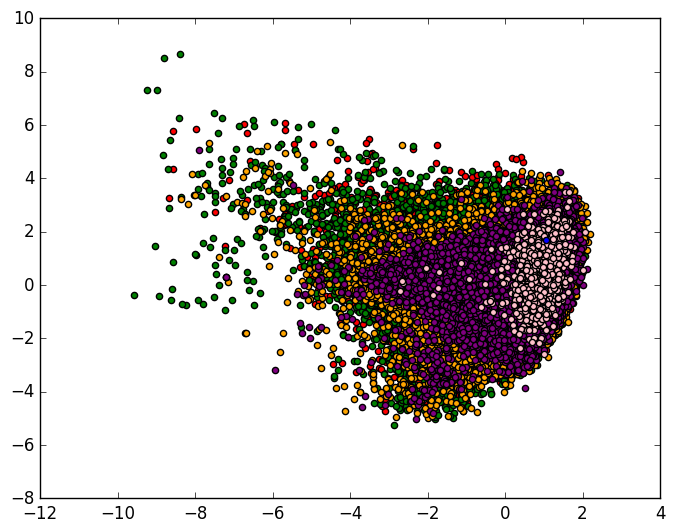

This chart was generated by the following Python code:
import matplotlib as mpl
## agg backend is used to create plot as a .png file
mpl.use('agg')
import matplotlib.pyplot as plt
import pandas as pd
from sklearn.decomposition import PCA as sklearnPCA
from sklearn.discriminant_analysis import LinearDiscriminantAnalysis as LDA
#Retrieve track features and popularities and store in data frame
cols =  ['TrackID', 'Popularity', 'FeatureID', 'Danceability', 'Energy', 'Key', 'Loudness', 'Mode', 
         'Speechiness', 'Acousticness', 'Instrumentalness', 'Livenss', 
         'Valence', 'Tempo', 'TimeSignature', 'Duration', 'Bin']
data = pd.read_csv('trackFeatures_totalTrackFeaturesMapped_shuffled_binned.csv', names=cols)
y = data['Bin']          # Split off classifications
X = data.ix[:, 'Danceability':'Duration'] # Split off features
####
#Normalize data
X_norm = (X - X.min())/(X.max() - X.min())
####
#Linear discriminant analysis
lda = LDA(n_components=2) #2-dimensional LDA
lda_transformed = pd.DataFrame(lda.fit_transform(X_norm, y))
# Plot all three series
plt.scatter(lda_transformed[y==0][0], lda_transformed[y==0][1], label='Popularity = 0', c='red')
plt.scatter(lda_transformed[y==1][0], lda_transformed[y==1][1], label='0 < Popularity < 25', c='green')
plt.scatter(lda_transformed[y==2][0], lda_transformed[y==2][1], label='24 < Popularity < 50', c='orange')
plt.scatter(lda_transformed[y==3][0], lda_transformed[y==3][1], label='49 < Popularity < 75', c='purple')
plt.scatter(lda_transformed[y==4][0], lda_transformed[y==4][1], label='74 < Popularity < 100', c='pink')
plt.scatter(lda_transformed[y==5][0], lda_transformed[y==5][1], label='Popularity = 100', c='blue')
# Display legend and show plot
#plt.show()
#Save plot
plt.savefig('scatterPlot_LDA.png', bbox_inches='tight')
